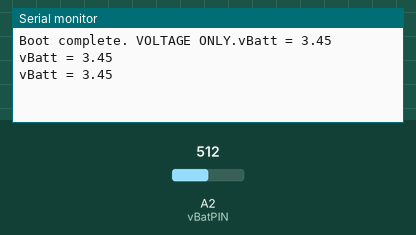
The sketch below on a simulated Arduino Zero (SAMD21). Parts: the last lines printed to the serial monitor. The test bench sets the inputs (shaded band); at power-on: A2 (vBatPIN) = 512 (analog values on the 0–1023 scale).

Above: at 1.3 s.
1.4 s: A2 (vBatPIN) set to 716
At 1.9 s:
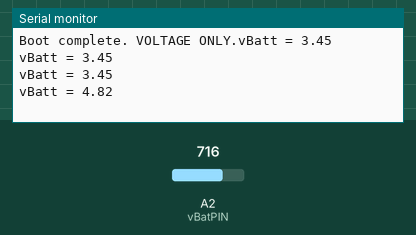
2.9 s: A2 (vBatPIN) set to 900
At 3.4 s:
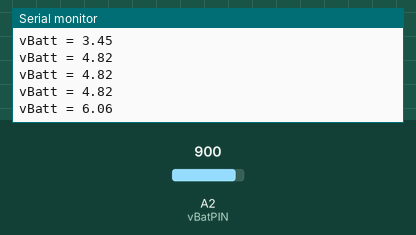
Timing chart, 0 to 5.9 s (numbered marks = the images above; inputs shaded):
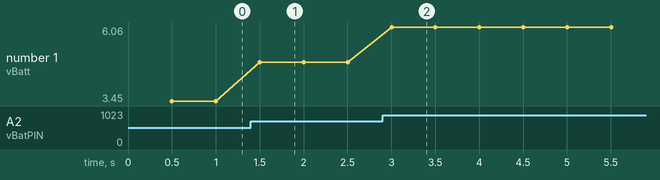

The sketch:

vBatt_only.ino
```cpp
// (licence header left out)
#define vBatPIN A2

float readBatteryVoltage() {
  float v = analogRead(vBatPIN);
  v /= 4095.0;     // Convert raw ADC to 0–3.3 V
  v *= 3.3;        // Actual voltage at analog pin
  v *= 2.0;        // Undo the voltage divider (assumes 1:1 divider)

  // CORRECTION FACTOR FOR USE IN MAIN PROGRAM
  v *= 1.045;
  return v;
}

void setup() {
  Serial.begin(115200);
  analogReadResolution(12);
  Serial.print("Boot complete. VOLTAGE ONLY.");

}

void loop() {
  float vBat = readBatteryVoltage();
  Serial.print("vBatt = ");
  Serial.println(vBat,2);
  delay(500);
}
```

Measured:
- after the input at 1.4 s, the serial monitor: prints a new line after 0.10 s (image 1)
- after the input at 2.9 s, the serial monitor: prints a new line after 0.10 s (image 2)
- plotted number 1: 3.45 → 4.82 after the input at 1.4 s, 4.82 → 6.06 after the input at 2.9 s
